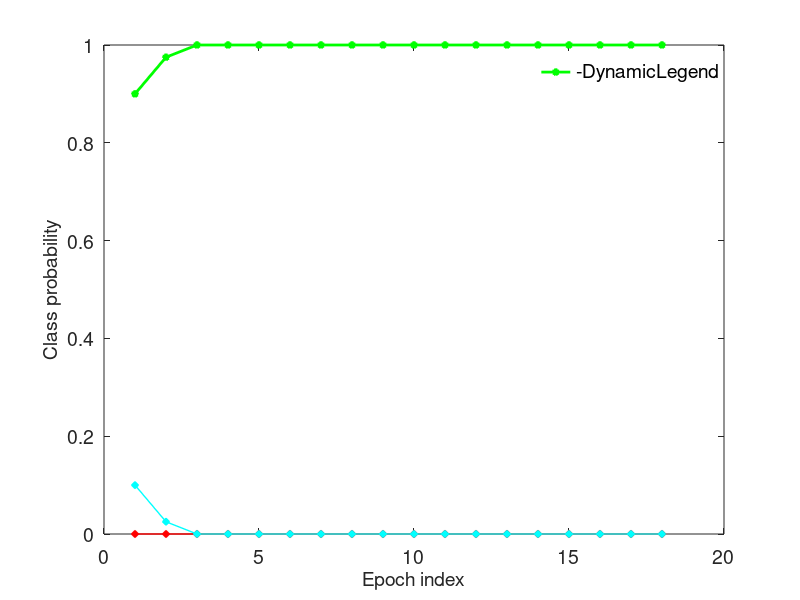
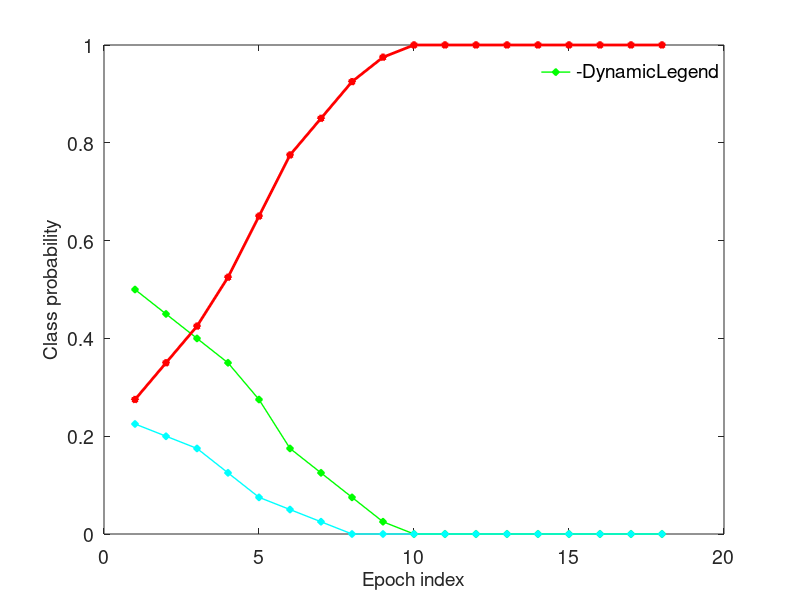
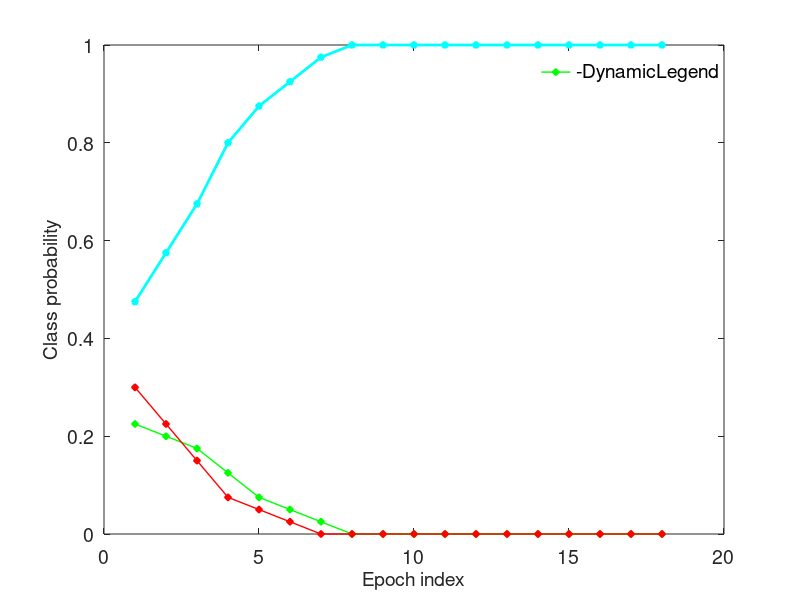
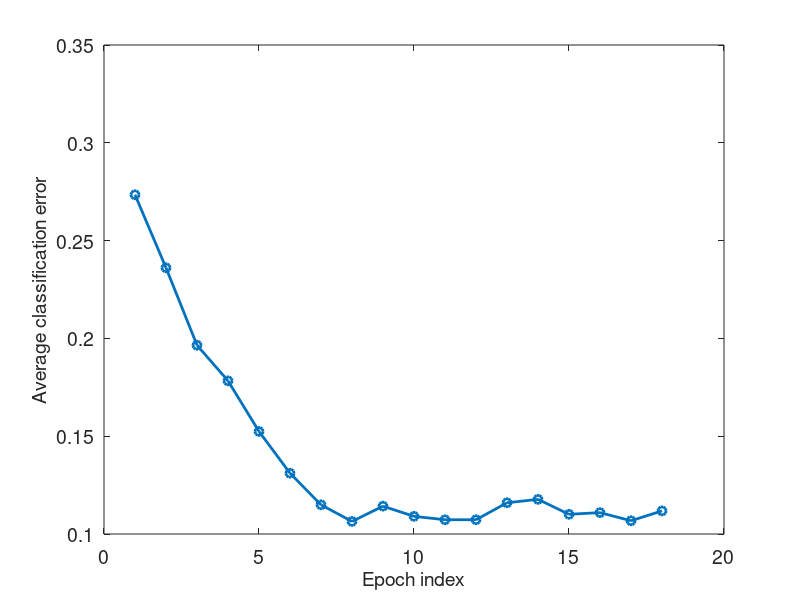

These charts were generated, in order, by the following MATLAB code: (Note: this script raises an error after producing the figures.)
clear all
% load classProb
load classProb_3class.mat; NbrSess = subNbrOfSess;
Labels = Labels+1;
sub11.Labels = Labels(:,:,1:NbrSess(11),11);
sub11.classProb = classProb(:,:,:,1:NbrSess(11),11);
sub12.Labels = Labels(:,:,1:NbrSess(12),12);
sub12.classProb = classProb(:,:,:,1:NbrSess(12),12);
color = ['g','r','c'];
% 
% for k = 1:4
%     tmp = mean(sub11.classProb(:,:,sub11.Labels(:,1,1)==k,1),3);
%     figure, plot(tmp', '-s', 'LineWidth',2, 'MarkerSize',5)
% end
% %frt = ['-sr';'-ob';'-dg';'-pk'; '-hm'; '-^c'];
%% PLOT CLASS PROBABILITY VS. NUMBER OF EPOCHS
%-- SUBJECT WITH LEAST PERFORMANCE
% for k = 1:4
%     figure
%     tmp = mean(sub11.classProb(:,:,sub11.Labels(:,1,1)==k,1),3);
%     for l = 1:4
%         if l == k
%             plot((1:numel(tmp(l,:))),tmp(l,:), '-sr', 'LineWidth',2, 'MarkerSize',4)
%         else
%             plot((1:numel(tmp(l,:))),tmp(l,:), '-sk', 'LineWidth',2, 'MarkerSize',4)
%         end 
%         hold on
%     end
% end
% xlabel('#Epochs');
% ylabel('Class probability');
% set(gca,'FontSize',14,'fontWeight','normal')
% set(findall(gcf,'type','text'),'FontSize',14,'fontWeight','normal')

%-- SUBJECT WITH BEST PERFOMANCE
legends = {'13Hz class', '21Hz class', '17Hz class'};
for k = 1:size(classProb,1)
    figure
    tmp = mean(sub12.classProb(:,:,sub12.Labels(:,1,1)==k,1),3);
    for l = 1:size(classProb,1)
        if l == k
            plot((1:numel(tmp(l,1:18))),tmp(l,1:18), ['-p' color(l)], 'LineWidth',2, 'MarkerSize',5, 'MarkerFaceColor', color(l), 'DisplayName', legends{l})
            legend('-DynamicLegend');
            legend boxoff
        else
            plot((1:numel(tmp(l,1:18))),tmp(l,1:18), ['-d' color(l)], 'LineWidth',1, 'MarkerSize',5, 'MarkerFaceColor', color(l), 'DisplayName', legends{l})
            legend('-DynamicLegend');
            legend boxoff
        end 
        hold all
    end
    xlabel('Epoch index');
    ylabel('Class probability');
    set(gca,'FontSize',14,'fontWeight','normal')
    set(findall(gcf,'type','text'),'FontSize',14,'fontWeight','normal')
end

%% PLOT AVERAGE CLASSIFICATION ERROR VS. NUMBER OF EPOCHS
for sub = 1:12
    clear er
    sub_labels = Labels(:,:,1:NbrSess(sub),sub);
    sub_prob = classProb(:,:,:,1:NbrSess(sub),sub); 
    for sess = 1:NbrSess(sub)
        for tr = 1:8*size(classProb,1)
            [v p] = max(sub_prob(:,:,tr,sess));
%             er(tr,:,sess) = abs(p - sub_labels(tr,:,sess));
%             er(tr,:,sess) = ceil(er(tr,:,sess)/4);
            er1(tr,:,sess,sub) = abs(p - sub_labels(tr,:,sess));
            er1(tr,:,sess,sub) = ceil(er1(tr,:,sess,sub)/size(classProb,1));
        end
    end
%     tmp = permute(er,[2 1 3]);
%     tmp2 = tmp(:,:);
%     errMean(sub,:) = mean(tmp2,2);
    
    e = squeeze(er1(:,:,1:NbrSess(sub),sub));
    tmp = permute(e,[2 1 3]);
    tmp2 = tmp(:,:);
    errMean(sub,:) = mean(tmp2,2);
    
    %figure, plot(errMean(sub,:))
end
mer = mean(errMean); %-- All subjects mean error
ser = std(errMean); %-- standard dev. of error accross subjects
figure, plot(mer(1:18), '-o','LineWidth',2)
xlabel('Epoch index');
ylabel('Average classification error');
set(gca,'FontSize',14,'fontWeight','normal')
set(findall(gcf,'type','text'),'FontSize',14,'fontWeight','normal')

%-- PLOT ERROR BAR
figure, errorbar(mer, ser, '-s','LineWidth',1, 'MarkerSize',10, 'MarkerFaceColor', 'b')
xlabel('Epoch index');
ylabel('Average classification error');
set(gca,'FontSize',14,'fontWeight','normal')
set(findall(gcf,'type','text'),'FontSize',14,'fontWeight','normal')


%% PLOT AVERAGE CLASSIFICATION ERROR VS. PROBABILITY THRESHOLD
clear all
% load classProb
load classProb_3class.mat; NbrSess = subNbrOfSess;
Labels = Labels+1;
probIdx = 1;
for prob = 0:0.1:1
    for sub = 1:12
        sub_labels = Labels(:,:,1:NbrSess(sub),sub);
        sub_prob = classProb(:,:,:,1:NbrSess(sub),sub); 
        for sess = 1:NbrSess(sub)
            for tr = 1:8*size(classProb,1)
                [v p] = max(sub_prob(:,:,tr,sess));
                v2 = find(v>prob);
                if (isempty(v2))
                    ytrial_pos = numel(v);
                    ytrial = 1;
                else
                    ytrial_pos = v2(1);
                    ytrial = p(ytrial_pos);
                end
                er0 = abs(ytrial - sub_labels(tr,1,sess));
                err(tr,sess,sub,probIdx) = ceil(er0/size(classProb,1));
                temps(tr,sess,sub,probIdx) = ytrial_pos*0.2;
            end
        end
    end
    probIdx = probIdx + 1;
end
for sub = 1:12
    tmp = squeeze(err(:,1:NbrSess(sub),sub,:));
    tmp2 = permute(tmp, [3, 1, 2]);
    tmp3 = tmp2(:,:);
    erMean(:,sub) = mean(tmp3,2);
    
    tmp = squeeze(temps(:,1:NbrSess(sub),sub,:));
    tmp2 = permute(tmp, [3, 1, 2]);
    tmp3 = tmp2(:,:);
    tempsMean(:,sub) = mean(tmp3,2);
    
%     e = squeeze(er1(:,:,:,sub));
%     tmp = permute(e,[2 1 3]);
%     tmp2 = tmp(:,:);
%     errMean(sub,:) = mean(tmp2,2);
    
end

prob = 0:0.1:0.9;

figure, plot(prob, mean(erMean(1:10,:),2), '--s','LineWidth',2)
xlabel('Probability threshold ');
ylabel('Average classification error');
set(gca,'FontSize',14,'fontWeight','normal')
set(findall(gcf,'type','text'),'FontSize',14,'fontWeight','normal')
%-- PLOT ERROR BAR
figure, errorbar(prob, mean(erMean(1:10,:),2), std(erMean(1:10,:),[],2), '-s','LineWidth',1, 'MarkerSize',10, 'MarkerFaceColor', 'b')
xlim([-0.1 1])
ylim([0.1 0.4])
xlabel('Probability threshold ');
ylabel('Average classification error');
set(gca,'FontSize',14,'fontWeight','normal')
set(findall(gcf,'type','text'),'FontSize',14,'fontWeight','normal')

% %-- PLOT AVERAGE ITR VS. PROBABILITY THRESHOLD
% po = 1-mean(erMean(1:10,:),2);
% tLen = mean(tempsMean(1:10,:),2);
% B = log2(4)+po.*log2(po)+(1-po).*log2((1-po)/(4-1))
% bBm = B.*(60./tLen); 
% figure, plot(bBm)


figure
%ylim([0 0.5])
[hAx,hLine1,hLine2] = plotyy(prob, mean(erMean(1:10,:),2), prob,mean(tempsMean(1:10,:),2),'plot');
set(get(hAx(1),'Ylabel'),'String','Average classification error') 
set(get(hAx(2),'Ylabel'),'String','Average classification time (s)') 
set(hLine1,'LineStyle','--','Marker', 's','LineWidth', 2)
set(hLine2,'LineStyle',':','Marker', 'o','LineWidth', 2)
xlabel('Probability threshold ')
set(gca,'FontSize',14,'fontWeight','normal')
set(hAx(2),'FontSize',14,'fontWeight','normal')
set(findall(gcf,'type','text'),'FontSize',14,'fontWeight','normal')
 
% %--PLot error bars
% hold(hAx(1),'on')
% errorbar(hAx(1), prob, mean(erMean(1:5,:),2), std(erMean(1:5,:),[],2), 's' )
% hold(hAx(1),'off')
% hold(hAx(2),'on')
% errorbar(hAx(2), alpha, resMean(:,4), resStd(:,4), 'o' )
% ylim(hAx(1),[20 max((round(1000*resMean(:,2)))/10+ (round(1000*resStd(:,2)))/10)])
% % ylim(hAx(2),[0 max(resMean(:,4)+ resStd(:,4))])
% ylim(hAx(2),[0 0.8])

%% PLOT IMPACT OF W (window size/tLen) on online clasification accuracy and ITR
load online_curve_tlen_3class_new.mat
meanAcc = mean(subAcMean,2);
stdAcc = std(subAcMean,[],2);
meanItr = mean(itr3,2);
stdItr = std(itr3,[],2);
figure
[hAx,hLine1,hLine2] = plotyy(tlen,(round(1000*meanAcc))/10,tlen,meanItr,'plot');
set(get(hAx(1),'Ylabel'),'String','Accuracy (%)') 
set(get(hAx(2),'Ylabel'),'String','ITR (bits/min)') 
set(hLine1,'LineStyle','-', 'LineWidth', 3)
set(hLine2,'LineStyle','-', 'LineWidth', 3)
xlabel('Window size (w) in sec ')
set(gca,'FontSize',14,'fontWeight','normal')
set(hAx(2),'FontSize',14,'fontWeight','normal')
set(findall(gcf,'type','text'),'FontSize',14,'fontWeight','normal')
%--PLot error bars
hold(hAx(1),'on')
errorbar(hAx(1), tlen, (round(1000*meanAcc))/10, (round(1000*stdAcc))/10)
hold(hAx(1),'off')
hold(hAx(2),'on')
errorbar(hAx(2), tlen, meanItr, stdItr)
ylim(hAx(1),[50 max((round(1000*meanAcc))/10+ (round(1000*stdAcc))/10)])
% ylim(hAx(2),[0 max(resMean(:,4)+ resStd(:,4))])
ylim(hAx(2),[0 max(meanItr)+max(stdItr)])
%##################################################################################################################################################################
%% PLOT FOR 4 CLASSES
%##################################################################################################################################################################
clear all
% load classProb
load classProb_4class.mat; NbrSess = subNbrOfSess;
Labels = Labels+1;
sub11.Labels = Labels(:,:,1:NbrSess(11),11);
sub11.classProb = classProb(:,:,:,1:NbrSess(11),11);
sub12.Labels = Labels(:,:,1:NbrSess(12),12);
sub12.classProb = classProb(:,:,:,1:NbrSess(12),12);
% 
% for k = 1:4
%     tmp = mean(sub11.classProb(:,:,sub11.Labels(:,1,1)==k,1),3);
%     figure, plot(tmp', '-s', 'LineWidth',2, 'MarkerSize',5)
% end
% %frt = ['-sr';'-ob';'-dg';'-pk'; '-hm'; '-^c'];
%% PLOT CLASS PROBABILITY VS. NUMBER OF EPOCHS
%-- SUBJECT WITH LEAST PERFORMANCE
% for k = 1:4
%     figure
%     tmp = mean(sub11.classProb(:,:,sub11.Labels(:,1,1)==k,1),3);
%     for l = 1:4
%         if l == k
%             plot((1:numel(tmp(l,:))),tmp(l,:), '-sr', 'LineWidth',2, 'MarkerSize',4)
%         else
%             plot((1:numel(tmp(l,:))),tmp(l,:), '-sk', 'LineWidth',2, 'MarkerSize',4)
%         end 
%         hold on
%     end
% end
% xlabel('Epoch index');
% ylabel('Class probability');
% set(gca,'FontSize',14,'fontWeight','normal')
% set(findall(gcf,'type','text'),'FontSize',14,'fontWeight','normal')

%-- SUBJECT WITH BEST PERFOMANCE
color = ['b','g','r','c'];
legends = {'Resting clas', '13Hz class', '21Hz class', '17Hz class'};
for k = 1:size(classProb,1)
    figure
    tmp = mean(sub12.classProb(:,:,sub12.Labels(:,1,1)==k,1),3);
    for l = 1:size(classProb,1)
        if l == k
            plot((1:numel(tmp(l,1:18))),tmp(l,1:18), ['-p' color(l)], 'LineWidth',2, 'MarkerSize',5, 'MarkerFaceColor', color(l), 'DisplayName', legends{l})
            legend('-DynamicLegend');
            %legend boxoff
        else
            plot((1:numel(tmp(l,1:18))),tmp(l,1:18), ['-d' color(l)], 'LineWidth',1, 'MarkerSize',5, 'MarkerFaceColor', color(l), 'DisplayName', legends{l})
            legend('-DynamicLegend');
            %legend boxoff
        end 
        hold all
    end
    xlabel('Epoch index');
    ylabel('Class probability');
    set(gca,'FontSize',14,'fontWeight','normal')
    set(findall(gcf,'type','text'),'FontSize',14,'fontWeight','normal')
end
%% PLOT AVERAGE CLASSIFICATION ERROR VS. NUMBER OF EPOCHS
for sub = 1:12
    clear er
    sub_labels = Labels(:,:,1:NbrSess(sub),sub);
    sub_prob = classProb(:,:,:,1:NbrSess(sub),sub); 
    for sess = 1:NbrSess(sub)
        for tr = 1:8*size(classProb,1)
            [v p] = max(sub_prob(:,:,tr,sess));
%             er(tr,:,sess) = abs(p - sub_labels(tr,:,sess));
%             er(tr,:,sess) = ceil(er(tr,:,sess)/4);
            er1(tr,:,sess,sub) = abs(p - sub_labels(tr,:,sess));
            er1(tr,:,sess,sub) = ceil(er1(tr,:,sess,sub)/size(classProb,1));
        end
    end
%     tmp = permute(er,[2 1 3]);
%     tmp2 = tmp(:,:);
%     errMean(sub,:) = mean(tmp2,2);
    
    e = squeeze(er1(:,:,1:NbrSess(sub),sub));
    tmp = permute(e,[2 1 3]);
    tmp2 = tmp(:,:);
    errMean(sub,:) = mean(tmp2,2);
    
    %figure, plot(errMean(sub,:))
end
mer = mean(errMean); %-- All subjects mean error
ser = std(errMean); %-- standard dev. of error accross subjects
figure, plot(mer(1:18), '-o','LineWidth',2)
xlabel('Epoch index');
ylabel('Average classification error');
set(gca,'FontSize',14,'fontWeight','normal')
set(findall(gcf,'type','text'),'FontSize',14,'fontWeight','normal')

%-- PLOT ERROR BAR
figure, errorbar(mer, ser, '-s','LineWidth',1, 'MarkerSize',10, 'MarkerFaceColor', 'b')
xlabel('Epoch index');
ylabel('Average classification error');
set(gca,'FontSize',14,'fontWeight','normal')
set(findall(gcf,'type','text'),'FontSize',14,'fontWeight','normal')

%% PLOT AVERAGE CLASSIFICATION ERROR VS. PROBABILITY THRESHOLD
clear all
% load classProb
load classProb_4class.mat; NbrSess = subNbrOfSess;
Labels = Labels+1;
probIdx = 1;
for prob = 0:0.1:1
    for sub = 1:12
        sub_labels = Labels(:,:,1:NbrSess(sub),sub);
        sub_prob = classProb(:,:,:,1:NbrSess(sub),sub); 
        for sess = 1:NbrSess(sub)
            for tr = 1:8*size(classProb,1)
                [v p] = max(sub_prob(:,:,tr,sess));
                v2 = find(v>prob);
                if (isempty(v2))
                    ytrial_pos = numel(v);
                    ytrial = 1;
                else
                    ytrial_pos = v2(1);
                    ytrial = p(ytrial_pos);
                end
                er0 = abs(ytrial - sub_labels(tr,1,sess));
                err(tr,sess,sub,probIdx) = ceil(er0/size(classProb,1));
                temps(tr,sess,sub,probIdx) = ytrial_pos*0.2;
            end
        end
    end
    probIdx = probIdx + 1;
end
for sub = 1:12
    tmp = squeeze(err(:,1:NbrSess(sub),sub,:));
    tmp2 = permute(tmp, [3, 1, 2]);
    tmp3 = tmp2(:,:);
    erMean(:,sub) = mean(tmp3,2);
    
    tmp = squeeze(temps(:,1:NbrSess(sub),sub,:));
    tmp2 = permute(tmp, [3, 1, 2]);
    tmp3 = tmp2(:,:);
    tempsMean(:,sub) = mean(tmp3,2);
    
end

prob = 0:0.1:0.9;

figure, plot(prob, mean(erMean(1:10,:),2), '--s','LineWidth',2)
xlabel('Probability threshold ');
ylabel('Average classification error');
set(gca,'FontSize',14,'fontWeight','normal')
set(findall(gcf,'type','text'),'FontSize',14,'fontWeight','normal')
%-- PLOT ERROR BAR
figure, errorbar(prob, mean(erMean(1:10,:),2), std(erMean(1:10,:),[],2), '-s','LineWidth',1, 'MarkerSize',10, 'MarkerFaceColor', 'b')
xlim([-0.1 1])
ylim([0.1 0.5])
xlabel('Probability threshold ');
ylabel('Average classification error');
set(gca,'FontSize',14,'fontWeight','normal')
set(findall(gcf,'type','text'),'FontSize',14,'fontWeight','normal')

% %-- PLOT AVERAGE ITR VS. PROBABILITY THRESHOLD
% po = 1-mean(erMean(1:10,:),2);
% tLen = mean(tempsMean(1:10,:),2);
% B = log2(4)+po.*log2(po)+(1-po).*log2((1-po)/(4-1))
% bBm = B.*(60./tLen); 
% figure, plot(bBm)


figure
%ylim([0 0.5])
[hAx,hLine1,hLine2] = plotyy(prob, mean(erMean(1:10,:),2), prob,mean(tempsMean(1:10,:),2),'plot');
set(get(hAx(1),'Ylabel'),'String','Average classification error') 
set(get(hAx(2),'Ylabel'),'String','Average classification time (s)') 
set(hLine1,'LineStyle','--','Marker', 's','LineWidth', 2)
set(hLine2,'LineStyle',':','Marker', 'o','LineWidth', 2)
xlabel('Probability threshold ')
set(gca,'FontSize',14,'fontWeight','normal')
set(hAx(2),'FontSize',14,'fontWeight','normal')
set(findall(gcf,'type','text'),'FontSize',14,'fontWeight','normal')
 
% %--PLot error bars
% hold(hAx(1),'on')
% errorbar(hAx(1), prob, mean(erMean(1:5,:),2), std(erMean(1:5,:),[],2), 's' )
% hold(hAx(1),'off')
% hold(hAx(2),'on')
% errorbar(hAx(2), alpha, resMean(:,4), resStd(:,4), 'o' )
% ylim(hAx(1),[20 max((round(1000*resMean(:,2)))/10+ (round(1000*resStd(:,2)))/10)])
% % ylim(hAx(2),[0 max(resMean(:,4)+ resStd(:,4))])
% ylim(hAx(2),[0 0.8])

%% PLOT IMPACT OF W (window size/tLen) on online clasification accuracy and ITR
load online_curve_tlen_4class.mat
meanAcc = mean(subAcMean,2);
stdAcc = std(subAcMean,[],2);
meanItr = mean(itr3,2);
stdItr = std(itr3,[],2);
figure
[hAx,hLine1,hLine2] = plotyy(tlen,(round(1000*meanAcc))/10,tlen,meanItr,'plot');
set(get(hAx(1),'Ylabel'),'String','Accuracy (%)') 
set(get(hAx(2),'Ylabel'),'String','ITR (bits/min)') 
set(hLine1,'LineStyle','-', 'LineWidth', 3)
set(hLine2,'LineStyle','-', 'LineWidth', 3)
xlabel('Window size (w) in sec ')
set(gca,'FontSize',14,'fontWeight','normal')
set(hAx(2),'FontSize',14,'fontWeight','normal')
set(findall(gcf,'type','text'),'FontSize',14,'fontWeight','normal')
%--PLot error bars
hold(hAx(1),'on')
errorbar(hAx(1), tlen, (round(1000*meanAcc))/10, (round(1000*stdAcc))/10)
hold(hAx(1),'off')
hold(hAx(2),'on')
errorbar(hAx(2), tlen, meanItr, stdItr)
ylim(hAx(1),[50 max((round(1000*meanAcc))/10+ (round(1000*stdAcc))/10)])
% ylim(hAx(2),[0 max(resMean(:,4)+ resStd(:,4))])
ylim(hAx(2),[0 max(meanItr)+max(stdItr)])
%% PLOT CONFUSION MATRIX AND ROC SPACE
clear all
load online_curve_potato_4class.mat
LabelAll = LabelAll+1;
Yall = Yall+1;
targets = zeros(numel(unique(LabelAll)), numel(LabelAll));
outputs = zeros(numel(unique(LabelAll)), numel(LabelAll));
for k = 1:numel(unique(LabelAll))
    lab = zeros(4,1);
    lab(k) = 1;
    targets(:,LabelAll==k) = repmat(lab,1,sum(LabelAll==k));
    outputs(:,Yall==k) = repmat(lab,1,sum(Yall==k));
    TPR(k) = CP{k}.Sensitivity;
    FPR(k) = 1-CP{k}.Specificity;
end
figure,
plotconfusion(targets, outputs);

chance = [0 1];
figure,
plot([0 1], chance,'--r','LineWidth', 3, 'DisplayName', 'Random guess')
%legend('Random guess')
legend('-DynamicLegend');
hold all
marker = ['h','p','s','d'];
legends = {'Resting class', '13Hz class', '21Hz class', '17Hz class'};
for k = 1:numel(unique(LabelAll))
    plot(FPR(k), TPR(k), marker(k), 'LineWidth', 3, 'MarkerSize',8, 'DisplayName', legends{k})
    %legend('cl')
end
plot(0,1, 'o', 'LineWidth', 3, 'MarkerSize',8, 'DisplayName', 'Perfect classification')
plot(1,0, 'o', 'LineWidth', 3, 'MarkerSize',8, 'DisplayName', 'Worst classification')

xlabel('FPR or (1-specificity)');
ylabel('TPR or sensitivity');
set(gca,'FontSize',14,'fontWeight','normal')
set(findall(gcf,'type','text'),'FontSize',14,'fontWeight','normal')
%% PLOT DELAYS IN TIME SIGNAL SYNCHRONIZATION

clear all
tLen = 8;
delay = -2;

for sub = 16:17  %- ploting two subjects (11 and 12)
    clear x_all H_all P X Pm PSD
     %-- Load data
     [S_all, H_all] = loaddata(sub); %Returns cells of data from all available sessions
     Fs = H_all{1}.SampleRate;
     nbrSessions = length(S_all);
     sessions = 1:nbrSessions;
     %- Preprocessing of all available sessions (Same for training and test data)
     % 1) Band pass filter
     for session = 1:nbrSessions
         x_all{session} = bandpass_filter_ext([12.95 13.05], [16.9 17.1], [20.9 21.1], S_all{session}, H_all{session}); %74.31
     end
     X = get_trials(x_all, H_all, tLen, delay);
     taxis = [delay:1/Fs:delay+tLen]; taxis = taxis(1:end-1);
     titles = [
        'Example trial from resting state';
        ' Example trial from 13Hz SSVEP  ';
        ' Example trial from 21Hz SSVEP  ';
        ' Example trial from 17Hz SSVEP  '];
    %klass = ['No'; '13'; '21'; '17'];
    set(groot,'defaultAxesColorOrder','remove')
    set(groot,'defaultAxesColorOrder',[0 1 0;1 0 0;0 1 1]);
    figure
    %set(groot,'defaultAxesColorOrder',[0 1 0;1 0 0;0 1 1]);
    set(gcf,'DefaultAxesColorOrder',[0 1 0;1 0 0;0 1 1])
    for cl = 1:size(X,2) 
        subplot(2,2,cl)
        if sub == 16
            %set(gca, 'ColorOrder', [0 1 0; 1 0 0;0 1 1], 'NextPlot', 'replacechildren');
            plot(taxis, squeeze(X{cl}([1 17 9],:,7))'),
            if cl > 2, xlabel('time(s)'); end
        end
        if sub == 17
            %set(gca, 'ColorOrder', [0 1 0; 1 0 0;0 1 1]);%, 'NextPlot', 'replacechildren');
            plot(taxis, squeeze(X{cl}([1 17 9],:,10))'),
            if cl > 2, xlabel('time(s)'); end
        end
        hold on
        if sub == 16
            plot([0 0],[-0.0021 0.0021], '>--k')
            ylim([-0.0021 0.0021])
        end
        if sub == 17
            plot([0 0],[-0.006 0.006], '>--k')
            ylim([-0.006 0.006])
        end
        if cl == 1 & sub == 17
            legend(['13Hz';'21Hz';'17Hz']);
            %legend boxoff 
        end
        title(titles(cl,:))
        yticks = get(gca,'ytick');
        set(gca,'yticklabel',yticks*1000);
        if mod(cl,2)==0
            set(gca,'YTick',[])
        end
        if cl < 3
            set(gca, 'XTick', [])
        end
        set(gca,'FontSize',12,'fontWeight','normal')
        set(findall(gcf,'type','text'),'FontSize',12,'fontWeight','normal')
        pbaspect([16/16 9/16 1]); %Set figure(plot) aspect ratio
    end
    %fpad = [0 0 0 0]; axpad = [0 0];
    spaceplots; %cutt off blank margins (from matlab filexchage)
end






